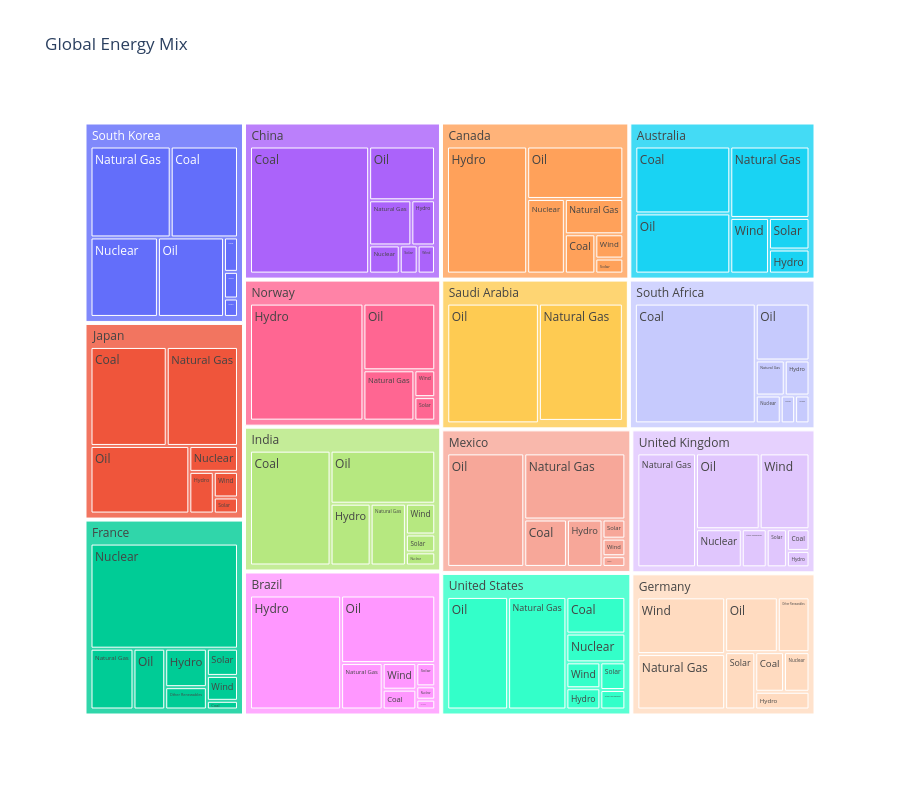

Write notebook code for a chart like this one.
### Markdown cell above
#### `px.treemap` — the arguments that matter

**Structure**
- `data_frame` — tidy table, one row per leaf (here: one row per country × source)
- `path` — list of columns from root to leaf, e.g. `['Region', 'Country', 'Source']`; the order *is* the hierarchy, and Plotly aggregates every parent level for you
- `values` — numeric column that sets rectangle **area**; must be additive (TWh, counts, sales) — never averages, rates or percentages, which do not sum to a meaningful parent


**Colour**
- `color` — a categorical column gives discrete colours, a numeric column gives a continuous scale
- `color_discrete_map` — dict that pins each category to a colour 
- `color_continuous_scale` (+ `range_color`, `color_continuous_midpoint`) — for numeric colour; use single-hue or diverging scales

### Code cell
# exploratory figure

fig = px.treemap(df, path=['Country', 'Source'], values='TWh',
                 title='Global Energy Mix', height=800,
                 template='plotly_white')
fig.show()

### Figure 1 — Plotly figure (JSON) as saved in the notebook; plotly's stock layout.template omitted (floating-point values rounded to 4 significant figures)
{"data": [{"branchvalues": "total", "domain": {"x": [0, 1], "y": [0, 1]}, "hovertemplate": "labels=%{label}<br>TWh=%{value}<br>parent=%{parent}<br>id=%{id}<extra></extra>", "ids": ["Australia/Coal", "Brazil/Coal", "Canada/Coal", "China/Coal", "France/Coal", "Germany/Coal", "India/Coal", "Japan/Coal", "Mexico/Coal", "South Africa/Coal", "South Korea/Coal", "United Kingdom/Coal", "United States/Coal", "Australia/Hydro", "Brazil/Hydro", "Canada/Hydro", "China/Hydro", "France/Hydro", "Germany/Hydro", "India/Hydro", "Japan/Hydro", "Mexico/Hydro", "Norway/Hydro", "South Africa/Hydro", "South Korea/Hydro", "United Kingdom/Hydro", "United States/Hydro", "Australia/Natural Gas", "Brazil/Natural Gas", "Canada/Natural Gas", "China/Natural Gas", "France/Natural Gas", "Germany/Natural Gas", "India/Natural Gas", "Japan/Natural Gas", "Mexico/Natural Gas", "Norway/Natural Gas", "Saudi Arabia/Natural Gas", "South Africa/Natural Gas", "South Korea/Natural Gas", "United Kingdom/Natural Gas", "United States/Natural Gas", "Brazil/Nuclear", "Canada/Nuclear", "China/Nuclear", "France/Nuclear", "Germany/Nuclear", "India/Nuclear", "Japan/Nuclear", "Mexico/Nuclear", "South Africa/Nuclear", "South Korea/Nuclear", "United Kingdom/Nuclear", "United States/Nuclear", "Australia/Oil", "Brazil/Oil", "Canada/Oil", "China/Oil", "France/Oil", "Germany/Oil", "India/Oil", "Japan/Oil", "Mexico/Oil", "Norway/Oil", "Saudi Arabia/Oil", "South Africa/Oil", "South Korea/Oil", "United Kingdom/Oil", "United States/Oil", "Brazil/Other Renewables", "France/Other Renewables", "Germany/Other Renewables", "United Kingdom/Other Renewables", "United States/Other Renewables", "Australia/Solar", "Brazil/Solar", "Canada/Solar", "China/Solar", "France/Solar", "Germany/Solar", "India/Solar", "Japan/Solar", "Mexico/Solar", "Norway/Solar", "South Africa/Solar", "South Korea/Solar", "United Kingdom/Solar", "United States/Solar", "Australia/Wind", "Brazil/Wind", "Canada/Wind", "China/Wind", "France/Wind", "Germany/Wind", "India/Wind", "Japan/Wind", "Mexico/Wind", "Norway/Wind", "Saudi Arabia/Wind", "South Africa/Wind", "South Korea/Wind", "United Kingdom/Wind", "United States/Wind", "Australia", "Brazil", "Canada", "China", "France", "Germany", "India", "Japan", "Mexico", "Norway", "Saudi Arabia", "South Africa", "South Korea", "United Kingdom", "United States"], "labels": ["Coal", "Coal", "Coal", "Coal", "Coal", "Coal", "Coal", "Coal", "Coal", "Coal", "Coal", "Coal", "Coal", "Hydro", "Hydro", "Hydro", "Hydro", "Hydro", "Hydro", "Hydro", "Hydro", "Hydro", "Hydro", "Hydro", "Hydro", "Hydro", "Hydro", "Natural Gas", "Natural Gas", "Natural Gas", "Natural Gas", "Natural Gas", "Natural Gas", "Natural Gas", "Natural Gas", "Natural Gas", "Natural Gas", "Natural Gas", "Natural Gas", "Natural Gas", "Natural Gas", "Natural Gas", "Nuclear", "Nuclear", "Nuclear", "Nuclear", "Nuclear", "Nuclear", "Nuclear", "Nuclear", "Nuclear", "Nuclear", "Nuclear", "Nuclear", "Oil", "Oil", "Oil", "Oil", "Oil", "Oil", "Oil", "Oil", "Oil", "Oil", "Oil", "Oil", "Oil", "Oil", "Oil", "Other Renewables", "Other Renewables", "Other Renewables", "Other Renewables", "Other Renewables", "Solar", "Solar", "Solar", "Solar", "Solar", "Solar", "Solar", "Solar", "Solar", "Solar", "Solar", "Solar", "Solar", "Solar", "Wind", "Wind", "Wind", "Wind", "Wind", "Wind", "Wind", "Wind", "Wind", "Wind", "Wind", "Wind", "Wind", "Wind", "Wind", "Australia", "Brazil", "Canada", "China", "France", "Germany", "India", "Japan", "Mexico", "Norway", "Saudi Arabia", "South Africa", "South Korea", "United Kingdom", "United States"], "name": "", "parents": ["Australia", "Brazil", "Canada", "China", "France", "Germany", "India", "Japan", "Mexico", "South Africa", "South Korea", "United Kingdom", "United States", "Australia", "Brazil", "Canada", "China", "France", "Germany", "India", "Japan", "Mexico", "Norway", "South Africa", "South Korea", "United Kingdom", "United States", "Australia", "Brazil", "Canada", "China", "France", "Germany", "India", "Japan", "Mexico", "Norway", "Saudi Arabia", "South Africa", "South Korea", "United Kingdom", "United States", "Brazil", "Canada", "China", "France", "Germany", "India", "Japan", "Mexico", "South Africa", "South Korea", "United Kingdom", "United States", "Australia", "Brazil", "Canada", "China", "France", "Germany", "India", "Japan", "Mexico", "Norway", "Saudi Arabia", "South Africa", "South Korea", "United Kingdom", "United States", "Brazil", "France", "Germany", "United Kingdom", "United States", "Australia", "Brazil", "Canada", "China", "France", "Germany", "India", "Japan", "Mexico", "Norway", "South Africa", "South Korea", "United Kingdom", "United States", "Australia", "Brazil", "Canada", "China", "France", "Germany", "India", "Japan", "Mexico", "Norway", "Saudi Arabia", "South Africa", "South Korea", "United Kingdom", "United States", "", "", "", "", "", "", "", "", "", "", "", "", "", "", ""], "type": "treemap", "values": [2919, 312, 550, 6929.0, 120, 537, 4319, 3347, 949, 6727, 2706, 230, 1015, 448, 4857, 4679, 488, 711, 453, 1156, 452, 791, 6174, 403, 114, 174, 339, 2599, 902, 948, 872, 1160, 2293, 1018, 3130, 3137, 1193, 4573, 472, 3224, 3139, 3083, 118, 1290, 394, 6882, 476, 180, 560, 115, 323, 2370, 819, 798, 2624, 2973, 2315, 1620, 857, 1361, 2593, 2965, 4103, 2228, 5098, 1421, 2322, 2269, 3220, 87, 413, 819, 446, 229, 588, 206, 193, 231, 376, 814, 245, 173, 205, 228, 186, 213, 362, 325, 989, 419, 312, 223, 344, 2348, 422, 275, 188, 260, 96, 186, 165, 1775, 413, 10167, 9874, 10287, 10760.0, 10863, 9101, 9933, 10902, 9488, 10083, 9767, 9718, 11114, 9214, 9422]}], "layout": {"height": 800, "legend": {"tracegroupgap": 0}, "title": {"text": "Global Energy Mix"}}}
